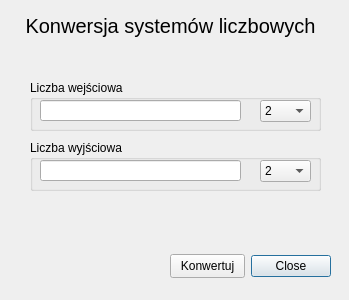
<?xml version="1.0" encoding="UTF-8"?>
<ui version="4.0">
 <class>ConvertSystems</class>
 <widget class="QDialog" name="ConvertSystems">
  <property name="geometry">
   <rect>
    <x>0</x>
    <y>0</y>
    <width>349</width>
    <height>300</height>
   </rect>
  </property>
  <property name="windowTitle">
   <string>Konwersja</string>
  </property>
  <widget class="QDialogButtonBox" name="buttonBox">
   <property name="geometry">
    <rect>
     <x>20</x>
     <y>251</y>
     <width>311</width>
     <height>31</height>
    </rect>
   </property>
   <property name="orientation">
    <enum>Qt::Orientation::Horizontal</enum>
   </property>
   <property name="standardButtons">
    <set>QDialogButtonBox::StandardButton::Close</set>
   </property>
  </widget>
  <widget class="QLabel" name="label">
   <property name="geometry">
    <rect>
     <x>0</x>
     <y>10</y>
     <width>341</width>
     <height>31</height>
    </rect>
   </property>
   <property name="font">
    <font>
     <pointsize>15</pointsize>
    </font>
   </property>
   <property name="text">
    <string>Konwersja systemów liczbowych</string>
   </property>
   <property name="alignment">
    <set>Qt::AlignmentFlag::AlignCenter</set>
   </property>
  </widget>
  <widget class="QGroupBox" name="groupBox">
   <property name="geometry">
    <rect>
     <x>30</x>
     <y>80</y>
     <width>291</width>
     <height>51</height>
    </rect>
   </property>
   <property name="title">
    <string>Liczba wejściowa</string>
   </property>
   <widget class="QLineEdit" name="value_in">
    <property name="geometry">
     <rect>
      <x>10</x>
      <y>20</y>
      <width>201</width>
      <height>21</height>
     </rect>
    </property>
   </widget>
   <widget class="QComboBox" name="base_in">
    <property name="geometry">
     <rect>
      <x>230</x>
      <y>20</y>
      <width>51</width>
      <height>22</height>
     </rect>
    </property>
    <item>
     <property name="text">
      <string>2</string>
     </property>
    </item>
    <item>
     <property name="text">
      <string>3</string>
     </property>
    </item>
    <item>
     <property name="text">
      <string>4</string>
     </property>
    </item>
    <item>
     <property name="text">
      <string>5</string>
     </property>
    </item>
    <item>
     <property name="text">
      <string>6</string>
     </property>
    </item>
    <item>
     <property name="text">
      <string>7</string>
     </property>
    </item>
    <item>
     <property name="text">
      <string>8</string>
     </property>
    </item>
    <item>
     <property name="text">
      <string>9</string>
     </property>
    </item>
    <item>
     <property name="text">
      <string>10</string>
     </property>
    </item>
   </widget>
  </widget>
  <widget class="QGroupBox" name="groupBox_2">
   <property name="geometry">
    <rect>
     <x>30</x>
     <y>140</y>
     <width>291</width>
     <height>51</height>
    </rect>
   </property>
   <property name="title">
    <string>Liczba wyjściowa</string>
   </property>
   <widget class="QLineEdit" name="value_out">
    <property name="geometry">
     <rect>
      <x>10</x>
      <y>20</y>
      <width>201</width>
      <height>21</height>
     </rect>
    </property>
   </widget>
   <widget class="QComboBox" name="base_out">
    <property name="geometry">
     <rect>
      <x>230</x>
      <y>20</y>
      <width>51</width>
      <height>22</height>
     </rect>
    </property>
    <item>
     <property name="text">
      <string>2</string>
     </property>
    </item>
    <item>
     <property name="text">
      <string>3</string>
     </property>
    </item>
    <item>
     <property name="text">
      <string>4</string>
     </property>
    </item>
    <item>
     <property name="text">
      <string>5</string>
     </property>
    </item>
    <item>
     <property name="text">
      <string>6</string>
     </property>
    </item>
    <item>
     <property name="text">
      <string>7</string>
     </property>
    </item>
    <item>
     <property name="text">
      <string>8</string>
     </property>
    </item>
    <item>
     <property name="text">
      <string>9</string>
     </property>
    </item>
    <item>
     <property name="text">
      <string>10</string>
     </property>
    </item>
   </widget>
  </widget>
  <widget class="QPushButton" name="btn_convert">
   <property name="geometry">
    <rect>
     <x>170</x>
     <y>254</y>
     <width>75</width>
     <height>24</height>
    </rect>
   </property>
   <property name="text">
    <string>Konwertuj</string>
   </property>
  </widget>
 </widget>
 <resources/>
 <connections>
  <connection>
   <sender>buttonBox</sender>
   <signal>accepted()</signal>
   <receiver>ConvertSystems</receiver>
   <slot>accept()</slot>
   <hints>
    <hint type="sourcelabel">
     <x>248</x>
     <y>254</y>
    </hint>
    <hint type="destinationlabel">
     <x>157</x>
     <y>274</y>
    </hint>
   </hints>
  </connection>
  <connection>
   <sender>buttonBox</sender>
   <signal>rejected()</signal>
   <receiver>ConvertSystems</receiver>
   <slot>reject()</slot>
   <hints>
    <hint type="sourcelabel">
     <x>316</x>
     <y>260</y>
    </hint>
    <hint type="destinationlabel">
     <x>286</x>
     <y>274</y>
    </hint>
   </hints>
  </connection>
 </connections>
</ui>
